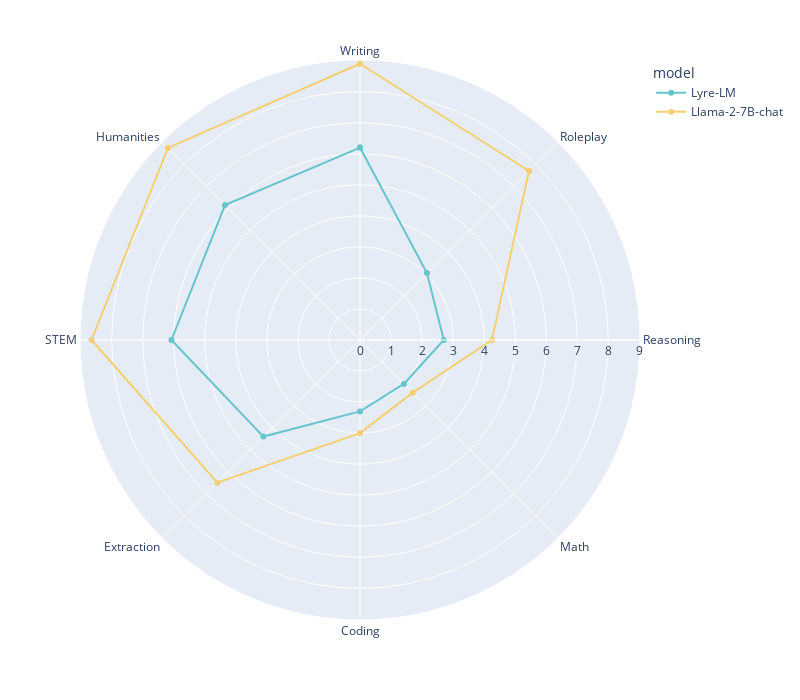

Write notebook code for a chart like this one.
### Code cell
# target_models = ['llama-7b-finetune-max-small', 'llama-7b-finetune-max', "llama-7b-finetune-all", "llama-7b-finetune-top-01-percent", "llama-7b-finetune-clustered-top-01-percent", 'llama-7b-finetune-clustered-top-10-percent','llama-7b-finetune-top-10-percent','Llama-2-7b-chat', "gpt-4"]
# target_models = ['llama-7b-finetune-max-small', 'llama-7b-finetune-max', "llama-7b-finetune-all", 'llama-7b-finetune-clustered-top-10-percent','llama-7b-finetune-top-10-percent','Llama-2-7b-chat', "gpt-4"]

target_models = ['Llama-2-7b-chat', 'lyre-lm']

scores_target = [scores_all[i] for i in range(len(scores_all)) if scores_all[i]["model"] in target_models]

# sort by target_models
scores_target = sorted(scores_target, key=lambda x: target_models.index(x["model"]), reverse=True)

df_score = pd.DataFrame(scores_target)
df_score = df_score[df_score["model"].isin(target_models)]

# rename_map = {'llama-7b-finetune-max-small': 'llama-7b-finetune-max-small',
#               'llama-7b-finetune-max': 'llama-7b-finetune-max',
#               "gpt-4": "GPT-4",
#               "llama-7b-finetune-clustered-top-01-percent":"llama-7b-finetune-clustered-top-01-percent",
#               "llama-7b-finetune-top-01-percent":"llama-7b-finetune-top-01-percent",
#               'Llama-2-7b-chat':'Llama-2-7b-chat',
#               'llama-7b-finetune-clustered-top-10-percent':'llama-7b-finetune-clustered-top-10-percent',
#               'llama-7b-finetune-top-10-percent':'llama-7b-finetune-top-10-percent'}
rename_map = {'Llama-2-7b-chat': 'Llama-2-7B-chat',
              'lyre-lm': 'Lyre-LM'}

for k, v in rename_map.items():
    df_score.replace(k, v, inplace=True)

fig = px.line_polar(df_score, r = 'score', theta = 'category', line_close = True, category_orders = {"category": CATEGORIES},
                    color = 'model', markers=True, color_discrete_sequence=px.colors.qualitative.Pastel)
fig.update_layout(
    autosize=False,
    width=800,
    height=700,
)


fig.show()

### Figure 1 — Plotly figure (JSON) as saved in the notebook; plotly's stock layout.template omitted (floating-point values rounded to 4 significant figures)
{"data": [{"hovertemplate": "model=Lyre-LM<br>score=%{r}<br>category=%{theta}<extra></extra>", "legendgroup": "Lyre-LM", "line": {"color": "rgb(102, 197, 204)", "dash": "solid"}, "marker": {"symbol": "circle"}, "mode": "markers+lines", "name": "Lyre-LM", "r": [6.2, 3.05, 2.7, 2, 2.3, 4.4, 6.075, 6.15, 6.2], "showlegend": true, "subplot": "polar", "theta": ["Writing", "Roleplay", "Reasoning", "Math", "Coding", "Extraction", "STEM", "Humanities", "Writing"], "type": "scatterpolar"}, {"hovertemplate": "model=Llama-2-7B-chat<br>score=%{r}<br>category=%{theta}<extra></extra>", "legendgroup": "Llama-2-7B-chat", "line": {"color": "rgb(246, 207, 113)", "dash": "solid"}, "marker": {"symbol": "circle"}, "mode": "markers+lines", "name": "Llama-2-7B-chat", "r": [8.9, 7.7, 4.25, 2.4, 3, 6.5, 8.65, 8.75, 8.9], "showlegend": true, "subplot": "polar", "theta": ["Writing", "Roleplay", "Reasoning", "Math", "Coding", "Extraction", "STEM", "Humanities", "Writing"], "type": "scatterpolar"}], "layout": {"autosize": false, "height": 700, "legend": {"title": {"text": "model"}, "tracegroupgap": 0}, "margin": {"t": 60}, "polar": {"angularaxis": {"categoryarray": ["Writing", "Roleplay", "Reasoning", "Math", "Coding", "Extraction", "STEM", "Humanities"], "categoryorder": "array", "direction": "clockwise", "rotation": 90}, "domain": {"x": [0, 1], "y": [0, 1]}}, "width": 800}}
